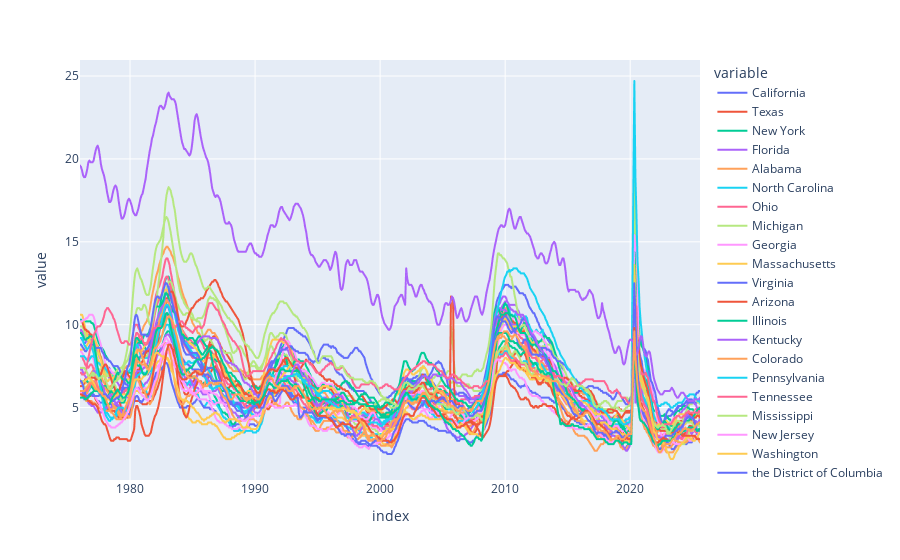

The notebook cell this image was saved under:
### Code cell
# Go through the index or ID and pull each series


all_results = []

for myid in unemp_df.index:
    results = fred.get_series(myid)
    results = results.to_frame(name=myid)
    all_results.append(results)


#Concatenate all the results into a single DataFrame
uemp_results = pd.concat(all_results, axis=1)

cols_to_drop = []
for i in uemp_results:
    if len(i) > 4:
        cols_to_drop.append(i)
uemp_results = uemp_results.drop(columns = cols_to_drop, axis=1)

uemp_states = uemp_results.copy() 
uemp_states = uemp_states.dropna()
id_to_state = unemp_df['title'].str.replace('Unemployment Rate in ','').to_dict()
uemp_states.columns = [id_to_state[c] for c in uemp_states.columns]

# Plotting the unemployment rate for each state
px.line(uemp_states)

### Figure 1 — Plotly figure (JSON) as saved in the notebook; plotly's stock layout.template omitted (floating-point values rounded to 4 significant figures; data arrays with more than 128 entries replaced by an {"elided": "..."} marker saying what was removed)
{"data": [{"hovertemplate": "variable=California<br>index=%{x}<br>value=%{y}<extra></extra>", "legendgroup": "California", "line": {"color": "#636efa", "dash": "solid"}, "marker": {"symbol": "circle"}, "mode": "lines", "name": "California", "showlegend": true, "type": "scattergl", "x": {"elided": "594 str values"}, "xaxis": "x", "y": {"elided": "594 float values"}, "yaxis": "y"}, {"hovertemplate": "variable=Texas<br>index=%{x}<br>value=%{y}<extra></extra>", "legendgroup": "Texas", "line": {"color": "#EF553B", "dash": "solid"}, "marker": {"symbol": "circle"}, "mode": "lines", "name": "Texas", "showlegend": true, "type": "scattergl", "x": {"elided": "594 str values"}, "xaxis": "x", "y": {"elided": "594 float values"}, "yaxis": "y"}, {"hovertemplate": "variable=New York<br>index=%{x}<br>value=%{y}<extra></extra>", "legendgroup": "New York", "line": {"color": "#00cc96", "dash": "solid"}, "marker": {"symbol": "circle"}, "mode": "lines", "name": "New York", "showlegend": true, "type": "scattergl", "x": {"elided": "594 str values"}, "xaxis": "x", "y": {"elided": "594 float values"}, "yaxis": "y"}, {"hovertemplate": "variable=Florida<br>index=%{x}<br>value=%{y}<extra></extra>", "legendgroup": "Florida", "line": {"color": "#ab63fa", "dash": "solid"}, "marker": {"symbol": "circle"}, "mode": "lines", "name": "Florida", "showlegend": true, "type": "scattergl", "x": {"elided": "594 str values"}, "xaxis": "x", "y": {"elided": "594 float values"}, "yaxis": "y"}, {"hovertemplate": "variable=Alabama<br>index=%{x}<br>value=%{y}<extra></extra>", "legendgroup": "Alabama", "line": {"color": "#FFA15A", "dash": "solid"}, "marker": {"symbol": "circle"}, "mode": "lines", "name": "Alabama", "showlegend": true, "type": "scattergl", "x": {"elided": "594 str values"}, "xaxis": "x", "y": {"elided": "594 float values"}, "yaxis": "y"}, {"hovertemplate": "variable=North Carolina<br>index=%{x}<br>value=%{y}<extra></extra>", "legendgroup": "North Carolina", "line": {"color": "#19d3f3", "dash": "solid"}, "marker": {"symbol": "circle"}, "mode": "lines", "name": "North Carolina", "showlegend": true, "type": "scattergl", "x": {"elided": "594 str values"}, "xaxis": "x", "y": {"elided": "594 float values"}, "yaxis": "y"}, {"hovertemplate": "variable=Ohio<br>index=%{x}<br>value=%{y}<extra></extra>", "legendgroup": "Ohio", "line": {"color": "#FF6692", "dash": "solid"}, "marker": {"symbol": "circle"}, "mode": "lines", "name": "Ohio", "showlegend": true, "type": "scattergl", "x": {"elided": "594 str values"}, "xaxis": "x", "y": {"elided": "594 float values"}, "yaxis": "y"}, {"hovertemplate": "variable=Michigan<br>index=%{x}<br>value=%{y}<extra></extra>", "legendgroup": "Michigan", "line": {"color": "#B6E880", "dash": "solid"}, "marker": {"symbol": "circle"}, "mode": "lines", "name": "Michigan", "showlegend": true, "type": "scattergl", "x": {"elided": "594 str values"}, "xaxis": "x", "y": {"elided": "594 float values"}, "yaxis": "y"}, {"hovertemplate": "variable=Georgia<br>index=%{x}<br>value=%{y}<extra></extra>", "legendgroup": "Georgia", "line": {"color": "#FF97FF", "dash": "solid"}, "marker": {"symbol": "circle"}, "mode": "lines", "name": "Georgia", "showlegend": true, "type": "scattergl", "x": {"elided": "594 str values"}, "xaxis": "x", "y": {"elided": "594 float values"}, "yaxis": "y"}, {"hovertemplate": "variable=Massachusetts<br>index=%{x}<br>value=%{y}<extra></extra>", "legendgroup": "Massachusetts", "line": {"color": "#FECB52", "dash": "solid"}, "marker": {"symbol": "circle"}, "mode": "lines", "name": "Massachusetts", "showlegend": true, "type": "scattergl", "x": {"elided": "594 str values"}, "xaxis": "x", "y": {"elided": "594 float values"}, "yaxis": "y"}, {"hovertemplate": "variable=Virginia<br>index=%{x}<br>value=%{y}<extra></extra>", "legendgroup": "Virginia", "line": {"color": "#636efa", "dash": "solid"}, "marker": {"symbol": "circle"}, "mode": "lines", "name": "Virginia", "showlegend": true, "type": "scattergl", "x": {"elided": "594 str values"}, "xaxis": "x", "y": {"elided": "594 float values"}, "yaxis": "y"}, {"hovertemplate": "variable=Arizona<br>index=%{x}<br>value=%{y}<extra></extra>", "legendgroup": "Arizona", "line": {"color": "#EF553B", "dash": "solid"}, "marker": {"symbol": "circle"}, "mode": "lines", "name": "Arizona", "showlegend": true, "type": "scattergl", "x": {"elided": "594 str values"}, "xaxis": "x", "y": {"elided": "594 float values"}, "yaxis": "y"}, {"hovertemplate": "variable=Illinois<br>index=%{x}<br>value=%{y}<extra></extra>", "legendgroup": "Illinois", "line": {"color": "#00cc96", "dash": "solid"}, "marker": {"symbol": "circle"}, "mode": "lines", "name": "Illinois", "showlegend": true, "type": "scattergl", "x": {"elided": "594 str values"}, "xaxis": "x", "y": {"elided": "594 float values"}, "yaxis": "y"}, {"hovertemplate": "variable=Kentucky<br>index=%{x}<br>value=%{y}<extra></extra>", "legendgroup": "Kentucky", "line": {"color": "#ab63fa", "dash": "solid"}, "marker": {"symbol": "circle"}, "mode": "lines", "name": "Kentucky", "showlegend": true, "type": "scattergl", "x": {"elided": "594 str values"}, "xaxis": "x", "y": {"elided": "594 float values"}, "yaxis": "y"}, {"hovertemplate": "variable=Colorado<br>index=%{x}<br>value=%{y}<extra></extra>", "legendgroup": "Colorado", "line": {"color": "#FFA15A", "dash": "solid"}, "marker": {"symbol": "circle"}, "mode": "lines", "name": "Colorado", "showlegend": true, "type": "scattergl", "x": {"elided": "594 str values"}, "xaxis": "x", "y": {"elided": "594 float values"}, "yaxis": "y"}, {"hovertemplate": "variable=Pennsylvania<br>index=%{x}<br>value=%{y}<extra></extra>", "legendgroup": "Pennsylvania", "line": {"color": "#19d3f3", "dash": "solid"}, "marker": {"symbol": "circle"}, "mode": "lines", "name": "Pennsylvania", "showlegend": true, "type": "scattergl", "x": {"elided": "594 str values"}, "xaxis": "x", "y": {"elided": "594 float values"}, "yaxis": "y"}, {"hovertemplate": "variable=Tennessee<br>index=%{x}<br>value=%{y}<extra></extra>", "legendgroup": "Tennessee", "line": {"color": "#FF6692", "dash": "solid"}, "marker": {"symbol": "circle"}, "mode": "lines", "name": "Tennessee", "showlegend": true, "type": "scattergl", "x": {"elided": "594 str values"}, "xaxis": "x", "y": {"elided": "594 float values"}, "yaxis": "y"}, {"hovertemplate": "variable=Mississippi<br>index=%{x}<br>value=%{y}<extra></extra>", "legendgroup": "Mississippi", "line": {"color": "#B6E880", "dash": "solid"}, "marker": {"symbol": "circle"}, "mode": "lines", "name": "Mississippi", "showlegend": true, "type": "scattergl", "x": {"elided": "594 str values"}, "xaxis": "x", "y": {"elided": "594 float values"}, "yaxis": "y"}, {"hovertemplate": "variable=New Jersey<br>index=%{x}<br>value=%{y}<extra></extra>", "legendgroup": "New Jersey", "line": {"color": "#FF97FF", "dash": "solid"}, "marker": {"symbol": "circle"}, "mode": "lines", "name": "New Jersey", "showlegend": true, "type": "scattergl", "x": {"elided": "594 str values"}, "xaxis": "x", "y": {"elided": "594 float values"}, "yaxis": "y"}, {"hovertemplate": "variable=Washington<br>index=%{x}<br>value=%{y}<extra></extra>", "legendgroup": "Washington", "line": {"color": "#FECB52", "dash": "solid"}, "marker": {"symbol": "circle"}, "mode": "lines", "name": "Washington", "showlegend": true, "type": "scattergl", "x": {"elided": "594 str values"}, "xaxis": "x", "y": {"elided": "594 float values"}, "yaxis": "y"}, {"hovertemplate": "variable=the District of Columbia<br>index=%{x}<br>value=%{y}<extra></extra>", "legendgroup": "the District of Columbia", "line": {"color": "#636efa", "dash": "solid"}, "marker": {"symbol": "circle"}, "mode": "lines", "name": "the District of Columbia", "showlegend": true, "type": "scattergl", "x": {"elided": "594 str values"}, "xaxis": "x", "y": {"elided": "594 float values"}, "yaxis": "y"}, {"hovertemplate": "variable=Louisiana<br>index=%{x}<br>value=%{y}<extra></extra>", "legendgroup": "Louisiana", "line": {"color": "#EF553B", "dash": "solid"}, "marker": {"symbol": "circle"}, "mode": "lines", "name": "Louisiana", "showlegend": true, "type": "scattergl", "x": {"elided": "594 str values"}, "xaxis": "x", "y": {"elided": "594 float values"}, "yaxis": "y"}, {"hovertemplate": "variable=Oregon<br>index=%{x}<br>value=%{y}<extra></extra>", "legendgroup": "Oregon", "line": {"color": "#00cc96", "dash": "solid"}, "marker": {"symbol": "circle"}, "mode": "lines", "name": "Oregon", "showlegend": true, "type": "scattergl", "x": {"elided": "594 str values"}, "xaxis": "x", "y": {"elided": "594 float values"}, "yaxis": "y"}, {"hovertemplate": "variable=South Carolina<br>index=%{x}<br>value=%{y}<extra></extra>", "legendgroup": "South Carolina", "line": {"color": "#ab63fa", "dash": "solid"}, "marker": {"symbol": "circle"}, "mode": "lines", "name": "South Carolina", "showlegend": true, "type": "scattergl", "x": {"elided": "594 str values"}, "xaxis": "x", "y": {"elided": "594 float values"}, "yaxis": "y"}, {"hovertemplate": "variable=Wisconsin<br>index=%{x}<br>value=%{y}<extra></extra>", "legendgroup": "Wisconsin", "line": {"color": "#FFA15A", "dash": "solid"}, "marker": {"symbol": "circle"}, "mode": "lines", "name": "Wisconsin", "showlegend": true, "type": "scattergl", "x": {"elided": "594 str values"}, "xaxis": "x", "y": {"elided": "594 float values"}, "yaxis": "y"}, {"hovertemplate": "variable=Nevada<br>index=%{x}<br>value=%{y}<extra></extra>", "legendgroup": "Nevada", "line": {"color": "#19d3f3", "dash": "solid"}, "marker": {"symbol": "circle"}, "mode": "lines", "name": "Nevada", "showlegend": true, "type": "scattergl", "x": {"elided": "594 str values"}, "xaxis": "x", "y": {"elided": "594 float values"}, "yaxis": "y"}, {"hovertemplate": "variable=Alaska<br>index=%{x}<br>value=%{y}<extra></extra>", "legendgroup": "Alaska", "line": {"color": "#FF6692", "dash": "solid"}, "marker": {"symbol": "circle"}, "mode": "lines", "name": "Alaska", "showlegend": true, "type": "scattergl", "x": {"elided": "594 str values"}, "xaxis": "x", "y": {"elided": "594 float values"}, "yaxis": "y"}, {"hovertemplate": "variable=West Virginia<br>index=%{x}<br>value=%{y}<extra></extra>", "legendgroup": "West Virginia", "line": {"color": "#B6E880", "dash": "solid"}, "marker": {"symbol": "circle"}, "mode": "lines", "name": "West Virginia", "showlegend": true, "type": "scattergl", "x": {"elided": "594 str values"}, "xaxis": "x", "y": {"elided": "594 float values"}, "yaxis": "y"}, {"hovertemplate": "variable=Minnesota<br>index=%{x}<br>value=%{y}<extra></extra>", "legendgroup": "Minnesota", "line": {"color": "#FF97FF", "dash": "solid"}, "marker": {"symbol": "circle"}, "mode": "lines", "name": "Minnesota", "showlegend": true, "type": "scattergl", "x": {"elided": "594 str values"}, "xaxis": "x", "y": {"elided": "594 float values"}, "yaxis": "y"}, {"hovertemplate": "variable=Maryland<br>index=%{x}<br>value=%{y}<extra></extra>", "legendgroup": "Maryland", "line": {"color": "#FECB52", "dash": "solid"}, "marker": {"symbol": "circle"}, "mode": "lines", "name": "Maryland", "showlegend": true, "type": "scattergl", "x": {"elided": "594 str values"}, "xaxis": "x", "y": {"elided": "594 float values"}, "yaxis": "y"}, {"hovertemplate": "variable=Indiana<br>index=%{x}<br>value=%{y}<extra></extra>", "legendgroup": "Indiana", "line": {"color": "#636efa", "dash": "solid"}, "marker": {"symbol": "circle"}, "mode": "lines", "name": "Indiana", "showlegend": true, "type": "scattergl", "x": {"elided": "594 str values"}, "xaxis": "x", "y": {"elided": "594 float values"}, "yaxis": "y"}, {"hovertemplate": "variable=Oklahoma<br>index=%{x}<br>value=%{y}<extra></extra>", "legendgroup": "Oklahoma", "line": {"color": "#EF553B", "dash": "solid"}, "marker": {"symbol": "circle"}, "mode": "lines", "name": "Oklahoma", "showlegend": true, "type": "scattergl", "x": {"elided": "594 str values"}, "xaxis": "x", "y": {"elided": "594 float values"}, "yaxis": "y"}, {"hovertemplate": "variable=Idaho<br>index=%{x}<br>value=%{y}<extra></extra>", "legendgroup": "Idaho", "line": {"color": "#00cc96", "dash": "solid"}, "marker": {"symbol": "circle"}, "mode": "lines", "name": "Idaho", "showlegend": true, "type": "scattergl", "x": {"elided": "594 str values"}, "xaxis": "x", "y": {"elided": "594 float values"}, "yaxis": "y"}, {"hovertemplate": "variable=Puerto Rico<br>index=%{x}<br>value=%{y}<extra></extra>", "legendgroup": "Puerto Rico", "line": {"color": "#ab63fa", "dash": "solid"}, "marker": {"symbol": "circle"}, "mode": "lines", "name": "Puerto Rico", "showlegend": true, "type": "scattergl", "x": {"elided": "594 str values"}, "xaxis": "x", "y": {"elided": "594 float values"}, "yaxis": "y"}, {"hovertemplate": "variable=Missouri<br>index=%{x}<br>value=%{y}<extra></extra>", "legendgroup": "Missouri", "line": {"color": "#FFA15A", "dash": "solid"}, "marker": {"symbol": "circle"}, "mode": "lines", "name": "Missouri", "showlegend": true, "type": "scattergl", "x": {"elided": "594 str values"}, "xaxis": "x", "y": {"elided": "594 float values"}, "yaxis": "y"}], "layout": {"legend": {"title": {"text": "variable"}, "tracegroupgap": 0}, "margin": {"t": 60}, "xaxis": {"anchor": "y", "domain": [0, 1], "title": {"text": "index"}}, "yaxis": {"anchor": "x", "domain": [0, 1], "title": {"text": "value"}}}}
